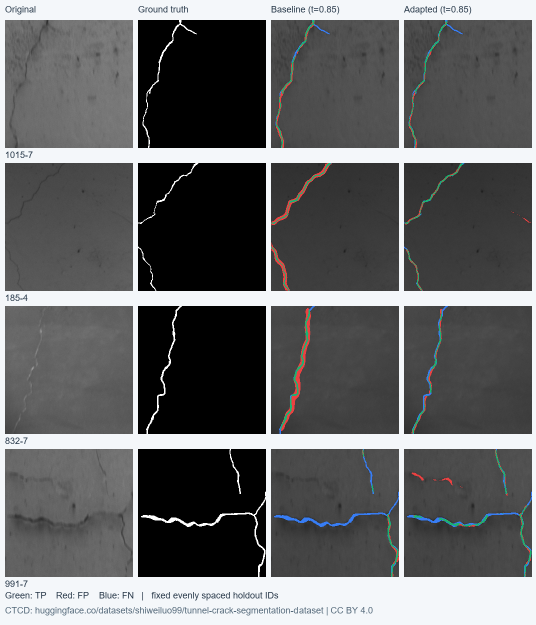
#> input picture algorithm/web/multiscene/recognition_examples.png, 1072 x 1250 px (shown at 1/2 size); its folder holds only this picture in this run
$ python -i keyframes.py   (imports and definitions only)   (older library calls are emulated)
#> lines starting #> are read from the running program, lines starting #| are printed output that depends on the picture
#> further down, picture is the input picture: shape (1250, 1072, 3); mean B, G, R 100.7, 99.9, 99.1
"""Select original video frames by local image quality without warping camera geometry."""
from __future__ import annotations
import json
from pathlib import Path
import cv2
import numpy as np


def measure(frame):
    gray=cv2.cvtColor(frame,cv2.COLOR_BGR2GRAY)
    ratio=min(1.,640/max(gray.shape));small=cv2.resize(gray,None,fx=ratio,fy=ratio,interpolation=cv2.INTER_AREA)
#> after `ratio = min(1.0, 640 / max(gray.shape))`: ratio = 0.512
#> after `small = cv2.resize(gray, None, fx=ratio, fy=ratio, interpolation=cv2.I`:
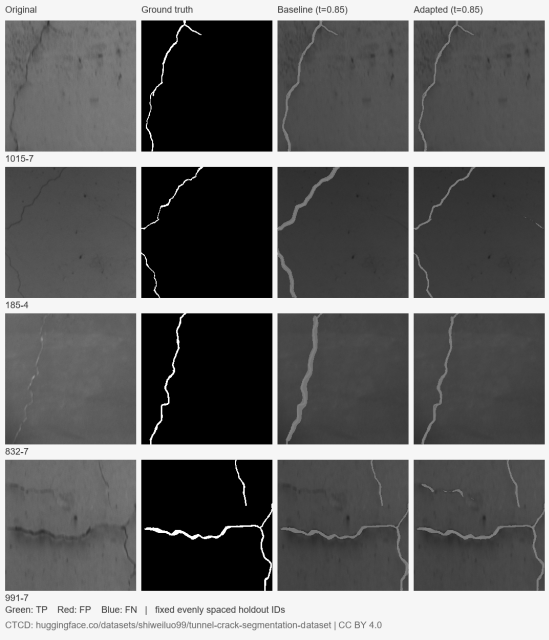
#> small: shape (640, 549); min 0, max 255, mean 99.7
    sharp=float(cv2.Laplacian(small,cv2.CV_64F).var())
#> sharp = 1681.1
    dark=float((small<8).mean());saturated=float((small>247).mean())
#> after `dark = float((small < 8).mean())`: dark = 0.187
#> after `saturated = float((small > 247).mean())`: saturated = 0.00122
    contrast=float(np.quantile(small,.9)-np.quantile(small,.1))
#> contrast = 246
    corners=cv2.goodFeaturesToTrack(small,maxCorners=400,qualityLevel=.01,minDistance=8)
#> corners = 275 rows, first 8: [141, 228], [260, 527], [271, 167], [142, 296], [271, 460], [271, 297], [235, 460], [152, 443]
    features=0 if corners is None else len(corners)
#> features = 275
    score=float(np.log1p(sharp)+.35*np.log1p(features)-4*(dark+saturated))
#> score = 8.64
    return {'sharpness_normalized_640':sharp,'dark_fraction':dark,'saturated_fraction':saturated,
            'contrast_p90_p10':contrast,'trackable_corners':features,'selection_score':score},small


# [68 lines left out: functions motion_between, prepare_quality_video, not called in this run]

>>> import cv2
>>> picture = cv2.imread('web/multiscene/recognition_examples.png')
>>> result = measure(picture)
